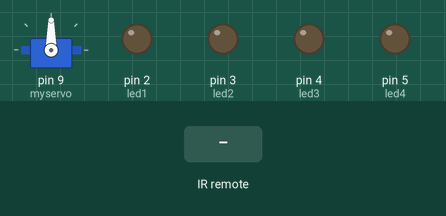
Bench run of a sketch on a simulated Arduino Uno, built with avr-gcc and run on an emulated ATmega328P. On the bench: servo, output pins drawn as LEDs (lit = HIGH). Inputs (shaded band) come from the test bench.

Above: at 1.2 s.
1.3 s: infrared code 0xFF30CF received
At 2.1 s:
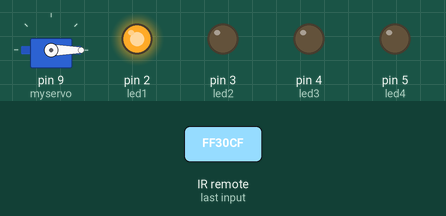
2.8 s: infrared code 0xFF18E7 received
At 3.3 s:
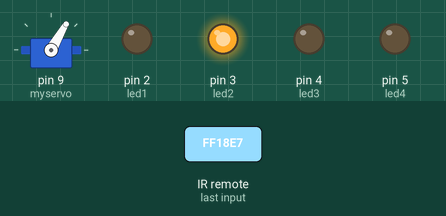
4.3 s: infrared code 0xFFFFFFFF received
At 5.0 s:
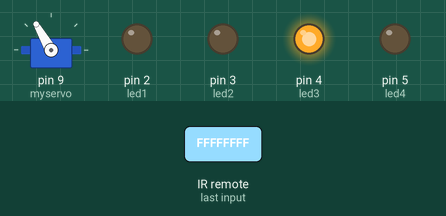
5.8 s: infrared code 0xFF10EF received
At 6.1 s:
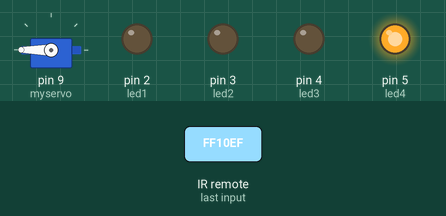
Timing chart, 0 to 8.3 s (numbered marks = the images above; inputs shaded):
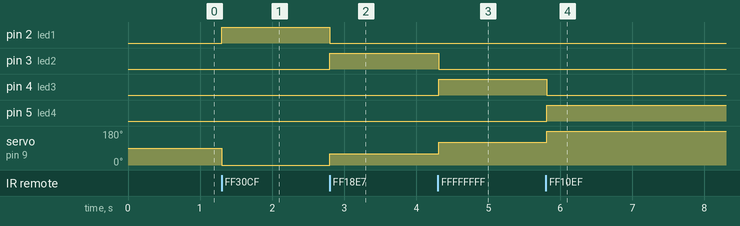

Measured:
- after the input at 1.3 s, pin 2 (led1): LOW → HIGH at once; servo on pin 9 (myservo): 90° → 0° at once
- after the input at 2.8 s, pin 2 (led1): HIGH → LOW at once; pin 3 (led2): LOW → HIGH at once; servo on pin 9 (myservo): 0° → 60° at once
- after the input at 4.3 s, pin 3 (led2): HIGH → LOW at once; pin 4 (led3): LOW → HIGH at once; servo on pin 9 (myservo): 60° → 120° at once
- after the input at 5.8 s, pin 4 (led3): HIGH → LOW at once; pin 5 (led4): LOW → HIGH at once; servo on pin 9 (myservo): 120° → 180° at once

The sketch:

7_2.ino
```cpp
#include <IRremote.h>
#include <Servo.h>
int IRpin = 11;
IRrecv irrecv(IRpin);
decode_results results;
Servo myservo;
const int led1 = 2;
const int led2 = 3;
const int led3 = 4;
const int led4 = 5;

void setup()
{
 Serial.begin(9600);
 irrecv.enableIRIn();
 myservo.attach(9);
 pinMode(led1, OUTPUT);
 pinMode(led2, OUTPUT);
 pinMode(led3, OUTPUT);
 pinMode(led4, OUTPUT);
}
void loop()
{
 if (irrecv.decode(&results))
   {
     irrecv.resume();
   }
  if (results.value == 16724175)
    {
      myservo.write(0);
      digitalWrite(led1, HIGH);
      digitalWrite(led2, LOW);
      digitalWrite(led3, LOW);
      digitalWrite(led4, LOW);
      delay(0);
    }
  if (results.value == 16718055)
    {
      myservo.write(60);
      digitalWrite(led1, LOW);
      digitalWrite(led2, HIGH);
      digitalWrite(led3, LOW);
      digitalWrite(led4, LOW);
      delay(15);
    }
  if (results.value == 4294967295)
    {
      myservo.write(120);
      digitalWrite(led1, LOW);
      digitalWrite(led2, LOW);
      digitalWrite(led3, HIGH);
      digitalWrite(led4, LOW);
      delay(15);
    }
  if (results.value == 16716015)
    {
      myservo.write(180);
      digitalWrite(led1, LOW);
      digitalWrite(led2, LOW);
      digitalWrite(led3, LOW);
      digitalWrite(led4, HIGH);
      delay(15);
    }
}
```
